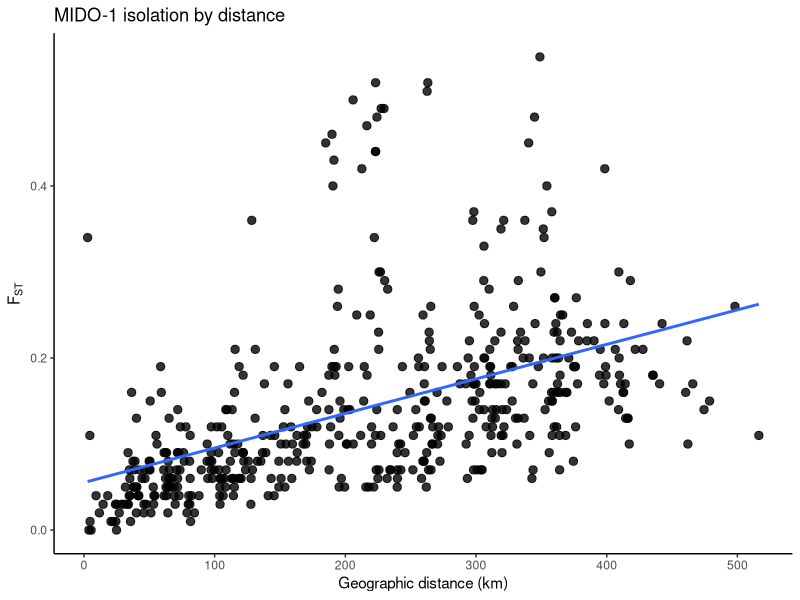
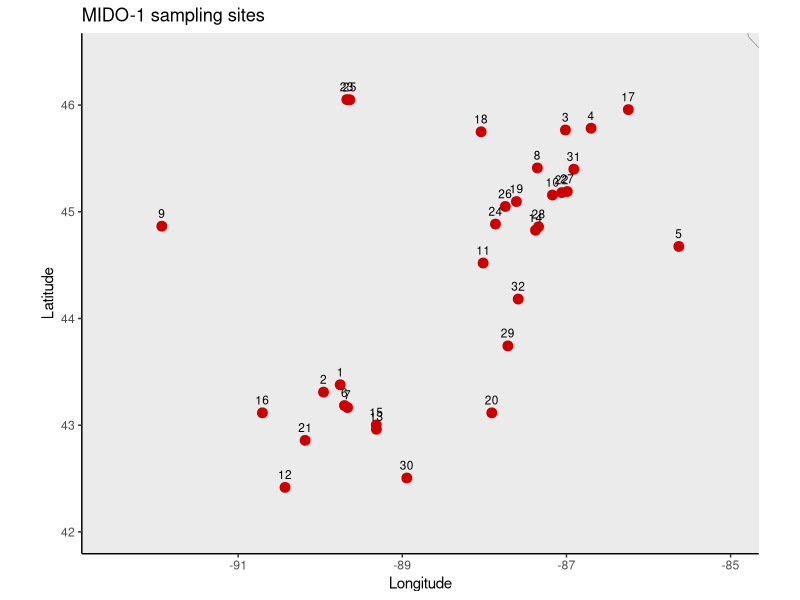

Generate these figures, in order, with R: (Note: this script raises an error after producing the figures.)
# -----------------------------
# MIDO-1 Smallmouth Bass
# Euclide et al. 2020
# Table 2 FST + Fig 1 sites
# -----------------------------

library(dplyr)
library(geosphere)
library(ggplot2)
library(maps)

# -----------------------------
# paths
# -----------------------------
setwd("/Users/johnmccall/Library/CloudStorage/OneDrive-TheOhioStateUniversity/Spring_2026/Landgen_DGS/DGS-Patterns-of-Fish-Diversity/DGS-Patterns-of-Fish-Diversity/Objective 2/Data/MIDO-1")

# -----------------------------
# site key in FST / paper order
# -----------------------------
site_key <- data.frame(
  site = 1:32,
  code = c(
    "APS1", "APS2", "LBDN", "BBDN", "BOAR", "BPS1", "BPS2", "CEDR",
    "CHCF", "EPFC", "FOXR", "GALR", "LKEG", "LSTB", "LWAU", "LWIR",
    "MANI", "MENA", "MENB", "MILR", "MINE", "NBLM", "NEBL", "OCON",
    "PALL", "PESH", "ROWB", "SAWH", "SHEB", "USHF", "WASH", "WTWI"
  ),
  stringsAsFactors = FALSE
)

# -----------------------------
# sites (site, lat, lon ONLY)
# best-available named waterbody anchors matched to paper sites
# site numbering preserved from current script
# -----------------------------
MIDO_1_sites <- data.frame(
  site = 1:32,
  lat = c(
    43.3789,  # 1  APS1  Lake Wisconsin
    43.3100,  # 2  APS2  Lower Wisconsin River
    45.7666,  # 3  LBDN  Little Bay de Noc
    45.7833,  # 4  BBDN  Big Bay de Noc
    44.6753,  # 5  BOAR  Boardman River
    43.1840,  # 6  BPS1  Lower Wisconsin River
    43.1650,  # 7  BPS2  Lower Wisconsin River
    45.4111,  # 8  MENA  Upper Menominee River
    44.8650,  # 9  CHCF  Chippewa River
    45.1569,  # 10 MENB  Lower Menominee River
    44.5200,  # 11 FOXR  Fox River
    42.4170,  # 12 GALR  Galena River
    42.9617,  # 13 LKEG  Lake Kegonsa
    44.8275,  # 14 PESH  Peshtigo River
    43.0019,  # 15 LWAU  Lake Waubesa
    43.1160,  # 16 LWIR  Lower Wisconsin River
    45.9578,  # 17 MANI  Manistique
    45.7500,  # 18 CEDR  Cedar River
    45.0960,  # 19 OCON  Oconto River
    43.1160,  # 20 MILR  Milwaukee River
    42.8580,  # 21 MINE  Pecatonica River
    45.1800,  # 22 WASH  Washington Island
    46.0520,  # 23 NEBL  Nebish Lake
    44.8850,  # 24 EPFC  Ephraim
    46.0500,  # 25 PALL  Pallette Lake
    45.0500,  # 26 LSTB  Sturgeon Bay
    45.1900,  # 27 ROWB  Rowleys Bay
    44.8600,  # 28 SAWH  Sawyer Harbor
    43.7430,  # 29 SHEB  Sheboygan River
    42.5050,  # 30 USHF  Illinois–Fox River
    45.3990,  # 31 NBLM  North Bay
    44.1820   # 32 WTWI  West Twin River
  ),
  lon = c(
    -89.7569,  # 1  APS1
    -89.9600,  # 2  APS2
    -87.0126,  # 3  LBDN
    -86.7001,  # 4  BBDN
    -85.6309,  # 5  BOAR
    -89.7050,  # 6  BPS1
    -89.6670,  # 7  BPS2
    -87.3546,  # 8  MENA
    -91.9300,  # 9  CHCF
    -87.1709,  # 10 MENB
    -88.0150,  # 11 FOXR
    -90.4290,  # 12 GALR
    -89.3157,  # 13 LKEG
    -87.3770,  # 14 PESH
    -89.3172,  # 15 LWAU
    -90.7050,  # 16 LWIR
    -86.2463,  # 17 MANI
    -88.0400,  # 18 CEDR
    -87.6100,  # 19 OCON
    -87.9100,  # 20 MILR
    -90.1840,  # 21 MINE
    -87.0580,  # 22 WASH
    -89.6760,  # 23 NEBL
    -87.8650,  # 24 EPFC
    -89.6400,  # 25 PALL
    -87.7450,  # 26 LSTB
    -86.9900,  # 27 ROWB
    -87.3400,  # 28 SAWH
    -87.7140,  # 29 SHEB
    -88.9450,  # 30 USHF
    -86.9100,  # 31 NBLM
    -87.5880   # 32 WTWI
  )
)

# -----------------------------
# FST matrix (Table 2)
# -----------------------------
MIDO_1_fst <- matrix(0, 32, 32)
rownames(MIDO_1_fst) <- colnames(MIDO_1_fst) <- site_key$site

MIDO_1_fst[2,1] <- 0.04
MIDO_1_fst[3,1] <- 0.17; MIDO_1_fst[3,2] <- 0.12
MIDO_1_fst[4,1] <- 0.20; MIDO_1_fst[4,2] <- 0.17; MIDO_1_fst[4,3] <- 0.01
MIDO_1_fst[5,1] <- 0.27; MIDO_1_fst[5,2] <- 0.22; MIDO_1_fst[5,3] <- 0.08; MIDO_1_fst[5,4] <- 0.08
MIDO_1_fst[6,1] <- 0.01; MIDO_1_fst[6,2] <- 0.03; MIDO_1_fst[6,3] <- 0.15; MIDO_1_fst[6,4] <- 0.19; MIDO_1_fst[6,5] <- 0.25
MIDO_1_fst[7,1] <- 0.00; MIDO_1_fst[7,2] <- 0.03; MIDO_1_fst[7,3] <- 0.15; MIDO_1_fst[7,4] <- 0.19; MIDO_1_fst[7,5] <- 0.25; MIDO_1_fst[7,6] <- 0.00
MIDO_1_fst[8,1] <- 0.18; MIDO_1_fst[8,2] <- 0.14; MIDO_1_fst[8,3] <- 0.03; MIDO_1_fst[8,4] <- 0.05; MIDO_1_fst[8,5] <- 0.12; MIDO_1_fst[8,6] <- 0.17; MIDO_1_fst[8,7] <- 0.17
MIDO_1_fst[9,1] <- 0.07; MIDO_1_fst[9,2] <- 0.07; MIDO_1_fst[9,3] <- 0.17; MIDO_1_fst[9,4] <- 0.21; MIDO_1_fst[9,5] <- 0.26; MIDO_1_fst[9,6] <- 0.06; MIDO_1_fst[9,7] <- 0.05; MIDO_1_fst[9,8] <- 0.18
MIDO_1_fst[10,1] <- 0.19; MIDO_1_fst[10,2] <- 0.16; MIDO_1_fst[10,3] <- 0.04; MIDO_1_fst[10,4] <- 0.02; MIDO_1_fst[10,5] <- 0.08; MIDO_1_fst[10,6] <- 0.17; MIDO_1_fst[10,7] <- 0.17; MIDO_1_fst[10,8] <- 0.05; MIDO_1_fst[10,9] <- 0.19
MIDO_1_fst[11,1] <- 0.12; MIDO_1_fst[11,2] <- 0.10; MIDO_1_fst[11,3] <- 0.10; MIDO_1_fst[11,4] <- 0.12; MIDO_1_fst[11,5] <- 0.19; MIDO_1_fst[11,6] <- 0.10; MIDO_1_fst[11,7] <- 0.10; MIDO_1_fst[11,8] <- 0.08; MIDO_1_fst[11,9] <- 0.13; MIDO_1_fst[11,10] <- 0.09
MIDO_1_fst[12,1] <- 0.06; MIDO_1_fst[12,2] <- 0.04; MIDO_1_fst[12,3] <- 0.10; MIDO_1_fst[12,4] <- 0.15; MIDO_1_fst[12,5] <- 0.22; MIDO_1_fst[12,6] <- 0.04; MIDO_1_fst[12,7] <- 0.05; MIDO_1_fst[12,8] <- 0.13; MIDO_1_fst[12,9] <- 0.07; MIDO_1_fst[12,10] <- 0.15; MIDO_1_fst[12,11] <- 0.07
MIDO_1_fst[13,1] <- 0.19; MIDO_1_fst[13,2] <- 0.13; MIDO_1_fst[13,3] <- 0.23; MIDO_1_fst[13,4] <- 0.27; MIDO_1_fst[13,5] <- 0.34; MIDO_1_fst[13,6] <- 0.13; MIDO_1_fst[13,7] <- 0.16; MIDO_1_fst[13,8] <- 0.22; MIDO_1_fst[13,9] <- 0.17; MIDO_1_fst[13,10] <- 0.26; MIDO_1_fst[13,11] <- 0.19; MIDO_1_fst[13,12] <- 0.14
MIDO_1_fst[14,1] <- 0.16; MIDO_1_fst[14,2] <- 0.12; MIDO_1_fst[14,3] <- 0.05; MIDO_1_fst[14,4] <- 0.06; MIDO_1_fst[14,5] <- 0.09; MIDO_1_fst[14,6] <- 0.15; MIDO_1_fst[14,7] <- 0.15; MIDO_1_fst[14,8] <- 0.06; MIDO_1_fst[14,9] <- 0.16; MIDO_1_fst[14,10] <- 0.02; MIDO_1_fst[14,11] <- 0.07; MIDO_1_fst[14,12] <- 0.11; MIDO_1_fst[14,13] <- 0.25
MIDO_1_fst[15,1] <- 0.11; MIDO_1_fst[15,2] <- 0.09; MIDO_1_fst[15,3] <- 0.20; MIDO_1_fst[15,4] <- 0.23; MIDO_1_fst[15,5] <- 0.30; MIDO_1_fst[15,6] <- 0.08; MIDO_1_fst[15,7] <- 0.09; MIDO_1_fst[15,8] <- 0.21; MIDO_1_fst[15,9] <- 0.11; MIDO_1_fst[15,10] <- 0.22; MIDO_1_fst[15,11] <- 0.14; MIDO_1_fst[15,12] <- 0.10; MIDO_1_fst[15,13] <- 0.11; MIDO_1_fst[15,14] <- 0.20
MIDO_1_fst[16,1] <- 0.04; MIDO_1_fst[16,2] <- 0.02; MIDO_1_fst[16,3] <- 0.13; MIDO_1_fst[16,4] <- 0.18; MIDO_1_fst[16,5] <- 0.24; MIDO_1_fst[16,6] <- 0.01; MIDO_1_fst[16,7] <- 0.02; MIDO_1_fst[16,8] <- 0.16; MIDO_1_fst[16,9] <- 0.05; MIDO_1_fst[16,10] <- 0.17; MIDO_1_fst[16,11] <- 0.10; MIDO_1_fst[16,12] <- 0.03; MIDO_1_fst[16,13] <- 0.10; MIDO_1_fst[16,14] <- 0.15; MIDO_1_fst[16,15] <- 0.06
MIDO_1_fst[17,1] <- 0.18; MIDO_1_fst[17,2] <- 0.13; MIDO_1_fst[17,3] <- 0.04; MIDO_1_fst[17,4] <- 0.05; MIDO_1_fst[17,5] <- 0.10; MIDO_1_fst[17,6] <- 0.16; MIDO_1_fst[17,7] <- 0.16; MIDO_1_fst[17,8] <- 0.06; MIDO_1_fst[17,9] <- 0.16; MIDO_1_fst[17,10] <- 0.06; MIDO_1_fst[17,11] <- 0.11; MIDO_1_fst[17,12] <- 0.11; MIDO_1_fst[17,13] <- 0.24; MIDO_1_fst[17,14] <- 0.05; MIDO_1_fst[17,15] <- 0.20; MIDO_1_fst[17,16] <- 0.14
MIDO_1_fst[18,1] <- 0.15; MIDO_1_fst[18,2] <- 0.11; MIDO_1_fst[18,3] <- 0.03; MIDO_1_fst[18,4] <- 0.06; MIDO_1_fst[18,5] <- 0.07; MIDO_1_fst[18,6] <- 0.13; MIDO_1_fst[18,7] <- 0.14; MIDO_1_fst[18,8] <- 0.07; MIDO_1_fst[18,9] <- 0.14; MIDO_1_fst[18,10] <- 0.06; MIDO_1_fst[18,11] <- 0.11; MIDO_1_fst[18,12] <- 0.10; MIDO_1_fst[18,13] <- 0.19; MIDO_1_fst[18,14] <- 0.05; MIDO_1_fst[18,15] <- 0.17; MIDO_1_fst[18,16] <- 0.12; MIDO_1_fst[18,17] <- 0.04
MIDO_1_fst[19,1] <- 0.12; MIDO_1_fst[19,2] <- 0.11; MIDO_1_fst[19,3] <- 0.04; MIDO_1_fst[19,4] <- 0.06; MIDO_1_fst[19,5] <- 0.11; MIDO_1_fst[19,6] <- 0.11; MIDO_1_fst[19,7] <- 0.10; MIDO_1_fst[19,8] <- 0.05; MIDO_1_fst[19,9] <- 0.11; MIDO_1_fst[19,10] <- 0.04; MIDO_1_fst[19,11] <- 0.06; MIDO_1_fst[19,12] <- 0.08; MIDO_1_fst[19,13] <- 0.19; MIDO_1_fst[19,14] <- 0.06; MIDO_1_fst[19,15] <- 0.16; MIDO_1_fst[19,16] <- 0.10; MIDO_1_fst[19,17] <- 0.06; MIDO_1_fst[19,18] <- 0.04
MIDO_1_fst[20,1] <- 0.12; MIDO_1_fst[20,2] <- 0.10; MIDO_1_fst[20,3] <- 0.07; MIDO_1_fst[20,4] <- 0.09; MIDO_1_fst[20,5] <- 0.11; MIDO_1_fst[20,6] <- 0.11; MIDO_1_fst[20,7] <- 0.11; MIDO_1_fst[20,8] <- 0.08; MIDO_1_fst[20,9] <- 0.12; MIDO_1_fst[20,10] <- 0.07; MIDO_1_fst[20,11] <- 0.08; MIDO_1_fst[20,12] <- 0.10; MIDO_1_fst[20,13] <- 0.21; MIDO_1_fst[20,14] <- 0.05; MIDO_1_fst[20,15] <- 0.16; MIDO_1_fst[20,16] <- 0.11; MIDO_1_fst[20,17] <- 0.06; MIDO_1_fst[20,18] <- 0.06; MIDO_1_fst[20,19] <- 0.05
MIDO_1_fst[21,1] <- 0.06; MIDO_1_fst[21,2] <- 0.04; MIDO_1_fst[21,3] <- 0.17; MIDO_1_fst[21,4] <- 0.21; MIDO_1_fst[21,5] <- 0.29; MIDO_1_fst[21,6] <- 0.03; MIDO_1_fst[21,7] <- 0.04; MIDO_1_fst[21,8] <- 0.20; MIDO_1_fst[21,9] <- 0.07; MIDO_1_fst[21,10] <- 0.20; MIDO_1_fst[21,11] <- 0.12; MIDO_1_fst[21,12] <- 0.05; MIDO_1_fst[21,13] <- 0.14; MIDO_1_fst[21,14] <- 0.17; MIDO_1_fst[21,15] <- 0.09; MIDO_1_fst[21,16] <- 0.02; MIDO_1_fst[21,17] <- 0.17; MIDO_1_fst[21,18] <- 0.16; MIDO_1_fst[21,19] <- 0.14; MIDO_1_fst[21,20] <- 0.14
MIDO_1_fst[22,1] <- 0.20; MIDO_1_fst[22,2] <- 0.18; MIDO_1_fst[22,3] <- 0.05; MIDO_1_fst[22,4] <- 0.04; MIDO_1_fst[22,5] <- 0.08; MIDO_1_fst[22,6] <- 0.20; MIDO_1_fst[22,7] <- 0.20; MIDO_1_fst[22,8] <- 0.04; MIDO_1_fst[22,9] <- 0.22; MIDO_1_fst[22,10] <- 0.04; MIDO_1_fst[22,11] <- 0.12; MIDO_1_fst[22,12] <- 0.18; MIDO_1_fst[22,13] <- 0.29; MIDO_1_fst[22,14] <- 0.07; MIDO_1_fst[22,15] <- 0.25; MIDO_1_fst[22,16] <- 0.20; MIDO_1_fst[22,17] <- 0.06; MIDO_1_fst[22,18] <- 0.07; MIDO_1_fst[22,19] <- 0.06; MIDO_1_fst[22,20] <- 0.09; MIDO_1_fst[22,21] <- 0.23
MIDO_1_fst[23,1] <- 0.13; MIDO_1_fst[23,2] <- 0.14; MIDO_1_fst[23,3] <- 0.25; MIDO_1_fst[23,4] <- 0.28; MIDO_1_fst[23,5] <- 0.35; MIDO_1_fst[23,6] <- 0.11; MIDO_1_fst[23,7] <- 0.12; MIDO_1_fst[23,8] <- 0.26; MIDO_1_fst[23,9] <- 0.12; MIDO_1_fst[23,10] <- 0.25; MIDO_1_fst[23,11] <- 0.19; MIDO_1_fst[23,12] <- 0.14; MIDO_1_fst[23,13] <- 0.24; MIDO_1_fst[23,14] <- 0.23; MIDO_1_fst[23,15] <- 0.20; MIDO_1_fst[23,16] <- 0.13; MIDO_1_fst[23,17] <- 0.26; MIDO_1_fst[23,18] <- 0.21; MIDO_1_fst[23,19] <- 0.19; MIDO_1_fst[23,20] <- 0.15; MIDO_1_fst[23,21] <- 0.16; MIDO_1_fst[23,22] <- 0.30
MIDO_1_fst[24,1] <- 0.07; MIDO_1_fst[24,2] <- 0.07; MIDO_1_fst[24,3] <- 0.06; MIDO_1_fst[24,4] <- 0.08; MIDO_1_fst[24,5] <- 0.14; MIDO_1_fst[24,6] <- 0.06; MIDO_1_fst[24,7] <- 0.05; MIDO_1_fst[24,8] <- 0.07; MIDO_1_fst[24,9] <- 0.11; MIDO_1_fst[24,10] <- 0.06; MIDO_1_fst[24,11] <- 0.07; MIDO_1_fst[24,12] <- 0.07; MIDO_1_fst[24,13] <- 0.19; MIDO_1_fst[24,14] <- 0.08; MIDO_1_fst[24,15] <- 0.14; MIDO_1_fst[24,16] <- 0.07; MIDO_1_fst[24,17] <- 0.08; MIDO_1_fst[24,18] <- 0.07; MIDO_1_fst[24,19] <- 0.03; MIDO_1_fst[24,20] <- 0.06; MIDO_1_fst[24,21] <- 0.10; MIDO_1_fst[24,22] <- 0.09; MIDO_1_fst[24,23] <- 0.18
MIDO_1_fst[25,1] <- 0.36; MIDO_1_fst[25,2] <- 0.33; MIDO_1_fst[25,3] <- 0.50; MIDO_1_fst[25,4] <- 0.49; MIDO_1_fst[25,5] <- 0.55; MIDO_1_fst[25,6] <- 0.35; MIDO_1_fst[25,7] <- 0.36; MIDO_1_fst[25,8] <- 0.43; MIDO_1_fst[25,9] <- 0.34; MIDO_1_fst[25,10] <- 0.47; MIDO_1_fst[25,11] <- 0.42; MIDO_1_fst[25,12] <- 0.30; MIDO_1_fst[25,13] <- 0.48; MIDO_1_fst[25,14] <- 0.44; MIDO_1_fst[25,15] <- 0.45; MIDO_1_fst[25,16] <- 0.36; MIDO_1_fst[25,17] <- 0.51; MIDO_1_fst[25,18] <- 0.36; MIDO_1_fst[25,19] <- 0.40; MIDO_1_fst[25,20] <- 0.40; MIDO_1_fst[25,21] <- 0.37; MIDO_1_fst[25,22] <- 0.52; MIDO_1_fst[25,23] <- 0.34; MIDO_1_fst[25,24] <- 0.46
MIDO_1_fst[26,1] <- 0.09; MIDO_1_fst[26,2] <- 0.09; MIDO_1_fst[26,3] <- 0.06; MIDO_1_fst[26,4] <- 0.09; MIDO_1_fst[26,5] <- 0.15; MIDO_1_fst[26,6] <- 0.08; MIDO_1_fst[26,7] <- 0.08; MIDO_1_fst[26,8] <- 0.08; MIDO_1_fst[26,9] <- 0.13; MIDO_1_fst[26,10] <- 0.06; MIDO_1_fst[26,11] <- 0.05; MIDO_1_fst[26,12] <- 0.07; MIDO_1_fst[26,13] <- 0.22; MIDO_1_fst[26,14] <- 0.07; MIDO_1_fst[26,15] <- 0.17; MIDO_1_fst[26,16] <- 0.09; MIDO_1_fst[26,17] <- 0.10; MIDO_1_fst[26,18] <- 0.06; MIDO_1_fst[26,19] <- 0.02; MIDO_1_fst[26,20] <- 0.05; MIDO_1_fst[26,21] <- 0.12; MIDO_1_fst[26,22] <- 0.10; MIDO_1_fst[26,23] <- 0.18; MIDO_1_fst[26,24] <- 0.01; MIDO_1_fst[26,25] <- 0.45
MIDO_1_fst[27,1] <- 0.19; MIDO_1_fst[27,2] <- 0.17; MIDO_1_fst[27,3] <- 0.05; MIDO_1_fst[27,4] <- 0.03; MIDO_1_fst[27,5] <- 0.09; MIDO_1_fst[27,6] <- 0.19; MIDO_1_fst[27,7] <- 0.19; MIDO_1_fst[27,8] <- 0.05; MIDO_1_fst[27,9] <- 0.22; MIDO_1_fst[27,10] <- 0.03; MIDO_1_fst[27,11] <- 0.11; MIDO_1_fst[27,12] <- 0.17; MIDO_1_fst[27,13] <- 0.28; MIDO_1_fst[27,14] <- 0.07; MIDO_1_fst[27,15] <- 0.24; MIDO_1_fst[27,16] <- 0.19; MIDO_1_fst[27,17] <- 0.07; MIDO_1_fst[27,18] <- 0.09; MIDO_1_fst[27,19] <- 0.07; MIDO_1_fst[27,20] <- 0.10; MIDO_1_fst[27,21] <- 0.22; MIDO_1_fst[27,22] <- 0.00; MIDO_1_fst[27,23] <- 0.29; MIDO_1_fst[27,24] <- 0.08; MIDO_1_fst[27,25] <- 0.49; MIDO_1_fst[27,26] <- 0.09
MIDO_1_fst[28,1] <- 0.14; MIDO_1_fst[28,2] <- 0.12; MIDO_1_fst[28,3] <- 0.03; MIDO_1_fst[28,4] <- 0.04; MIDO_1_fst[28,5] <- 0.09; MIDO_1_fst[28,6] <- 0.13; MIDO_1_fst[28,7] <- 0.13; MIDO_1_fst[28,8] <- 0.04; MIDO_1_fst[28,9] <- 0.16; MIDO_1_fst[28,10] <- 0.01; MIDO_1_fst[28,11] <- 0.06; MIDO_1_fst[28,12] <- 0.11; MIDO_1_fst[28,13] <- 0.23; MIDO_1_fst[28,14] <- 0.01; MIDO_1_fst[28,15] <- 0.19; MIDO_1_fst[28,16] <- 0.13; MIDO_1_fst[28,17] <- 0.05; MIDO_1_fst[28,18] <- 0.06; MIDO_1_fst[28,19] <- 0.03; MIDO_1_fst[28,20] <- 0.05; MIDO_1_fst[28,21] <- 0.17; MIDO_1_fst[28,22] <- 0.04; MIDO_1_fst[28,23] <- 0.21; MIDO_1_fst[28,24] <- 0.04; MIDO_1_fst[28,25] <- 0.44; MIDO_1_fst[28,26] <- 0.05; MIDO_1_fst[28,27] <- 0.03
MIDO_1_fst[29,1] <- 0.10; MIDO_1_fst[29,2] <- 0.07; MIDO_1_fst[29,3] <- 0.06; MIDO_1_fst[29,4] <- 0.10; MIDO_1_fst[29,5] <- 0.13; MIDO_1_fst[29,6] <- 0.07; MIDO_1_fst[29,7] <- 0.08; MIDO_1_fst[29,8] <- 0.10; MIDO_1_fst[29,9] <- 0.11; MIDO_1_fst[29,10] <- 0.09; MIDO_1_fst[29,11] <- 0.07; MIDO_1_fst[29,12] <- 0.07; MIDO_1_fst[29,13] <- 0.17; MIDO_1_fst[29,14] <- 0.07; MIDO_1_fst[29,15] <- 0.14; MIDO_1_fst[29,16] <- 0.07; MIDO_1_fst[29,17] <- 0.08; MIDO_1_fst[29,18] <- 0.06; MIDO_1_fst[29,19] <- 0.06; MIDO_1_fst[29,20] <- 0.05; MIDO_1_fst[29,21] <- 0.11; MIDO_1_fst[29,22] <- 0.11; MIDO_1_fst[29,23] <- 0.17; MIDO_1_fst[29,24] <- 0.03; MIDO_1_fst[29,25] <- 0.37; MIDO_1_fst[29,26] <- 0.04; MIDO_1_fst[29,27] <- 0.12; MIDO_1_fst[29,28] <- 0.06
MIDO_1_fst[30,1] <- 0.10; MIDO_1_fst[30,2] <- 0.09; MIDO_1_fst[30,3] <- 0.18; MIDO_1_fst[30,4] <- 0.21; MIDO_1_fst[30,5] <- 0.27; MIDO_1_fst[30,6] <- 0.08; MIDO_1_fst[30,7] <- 0.08; MIDO_1_fst[30,8] <- 0.19; MIDO_1_fst[30,9] <- 0.09; MIDO_1_fst[30,10] <- 0.19; MIDO_1_fst[30,11] <- 0.12; MIDO_1_fst[30,12] <- 0.08; MIDO_1_fst[30,13] <- 0.16; MIDO_1_fst[30,14] <- 0.17; MIDO_1_fst[30,15] <- 0.09; MIDO_1_fst[30,16] <- 0.06; MIDO_1_fst[30,17] <- 0.17; MIDO_1_fst[30,18] <- 0.16; MIDO_1_fst[30,19] <- 0.12; MIDO_1_fst[30,20] <- 0.14; MIDO_1_fst[30,21] <- 0.07; MIDO_1_fst[30,22] <- 0.23; MIDO_1_fst[30,23] <- 0.19; MIDO_1_fst[30,24] <- 0.12; MIDO_1_fst[30,25] <- 0.42; MIDO_1_fst[30,26] <- 0.15; MIDO_1_fst[30,27] <- 0.22; MIDO_1_fst[30,28] <- 0.17; MIDO_1_fst[30,29] <- 0.11
MIDO_1_fst[31,1] <- 0.23; MIDO_1_fst[31,2] <- 0.20; MIDO_1_fst[31,3] <- 0.04; MIDO_1_fst[31,4] <- 0.02; MIDO_1_fst[31,5] <- 0.07; MIDO_1_fst[31,6] <- 0.21; MIDO_1_fst[31,7] <- 0.22; MIDO_1_fst[31,8] <- 0.07; MIDO_1_fst[31,9] <- 0.24; MIDO_1_fst[31,10] <- 0.03; MIDO_1_fst[31,11] <- 0.13; MIDO_1_fst[31,12] <- 0.18; MIDO_1_fst[31,13] <- 0.29; MIDO_1_fst[31,14] <- 0.07; MIDO_1_fst[31,15] <- 0.26; MIDO_1_fst[31,16] <- 0.21; MIDO_1_fst[31,17] <- 0.08; MIDO_1_fst[31,18] <- 0.08; MIDO_1_fst[31,19] <- 0.08; MIDO_1_fst[31,20] <- 0.10; MIDO_1_fst[31,21] <- 0.24; MIDO_1_fst[31,22] <- 0.02; MIDO_1_fst[31,23] <- 0.30; MIDO_1_fst[31,24] <- 0.10; MIDO_1_fst[31,25] <- 0.48; MIDO_1_fst[31,26] <- 0.09; MIDO_1_fst[31,27] <- 0.03; MIDO_1_fst[31,28] <- 0.05; MIDO_1_fst[31,29] <- 0.11; MIDO_1_fst[31,30] <- 0.24
MIDO_1_fst[32,1] <- 0.15; MIDO_1_fst[32,2] <- 0.15; MIDO_1_fst[32,3] <- 0.16; MIDO_1_fst[32,4] <- 0.19; MIDO_1_fst[32,5] <- 0.19; MIDO_1_fst[32,6] <- 0.14; MIDO_1_fst[32,7] <- 0.14; MIDO_1_fst[32,8] <- 0.17; MIDO_1_fst[32,9] <- 0.14; MIDO_1_fst[32,10] <- 0.14; MIDO_1_fst[32,11] <- 0.15; MIDO_1_fst[32,12] <- 0.14; MIDO_1_fst[32,13] <- 0.28; MIDO_1_fst[32,14] <- 0.12; MIDO_1_fst[32,15] <- 0.21; MIDO_1_fst[32,16] <- 0.15; MIDO_1_fst[32,17] <- 0.14; MIDO_1_fst[32,18] <- 0.12; MIDO_1_fst[32,19] <- 0.12; MIDO_1_fst[32,20] <- 0.09; MIDO_1_fst[32,21] <- 0.19; MIDO_1_fst[32,22] <- 0.19; MIDO_1_fst[32,23] <- 0.21; MIDO_1_fst[32,24] <- 0.11; MIDO_1_fst[32,25] <- 0.52; MIDO_1_fst[32,26] <- 0.12; MIDO_1_fst[32,27] <- 0.18; MIDO_1_fst[32,28] <- 0.12; MIDO_1_fst[32,29] <- 0.08; MIDO_1_fst[32,30] <- 0.18; MIDO_1_fst[32,31] <- 0.19

MIDO_1_fst[upper.tri(MIDO_1_fst)] <- t(MIDO_1_fst)[upper.tri(MIDO_1_fst)]
MIDO_1_fst[MIDO_1_fst < 0] <- 0
diag(MIDO_1_fst) <- 0

# -----------------------------
# pairwise geographic distances for IBD
# -----------------------------
coords <- MIDO_1_sites %>% select(lon, lat)
geo_dist_km <- geosphere::distm(coords, fun = geosphere::distHaversine) / 1000
rownames(geo_dist_km) <- colnames(geo_dist_km) <- MIDO_1_sites$site

ibd_df <- data.frame(
  site1   = rownames(MIDO_1_fst)[row(MIDO_1_fst)[upper.tri(MIDO_1_fst)]],
  site2   = colnames(MIDO_1_fst)[col(MIDO_1_fst)[upper.tri(MIDO_1_fst)]],
  fst     = MIDO_1_fst[upper.tri(MIDO_1_fst)],
  dist_km = geo_dist_km[upper.tri(geo_dist_km)]
)

# -----------------------------
# map of sampling sites
# -----------------------------
world_map <- map_data("world")
usa_map   <- subset(world_map, region %in% c("USA", "Canada"))

map_df <- MIDO_1_sites %>%
  mutate(label = as.character(site))

p_map <- ggplot() +
  geom_polygon(
    data = usa_map,
    aes(x = long, y = lat, group = group),
    fill = "grey92",
    color = "grey55",
    linewidth = 0.2
  ) +
  geom_point(
    data = map_df,
    aes(x = lon, y = lat),
    color = "red3",
    size = 3
  ) +
  geom_text(
    data = map_df,
    aes(x = lon, y = lat, label = label),
    nudge_y = 0.12,
    size = 3.0
  ) +
  coord_fixed(
    ratio = 1.3,
    xlim = range(map_df$lon) + c(-0.6, 0.6),
    ylim = range(map_df$lat) + c(-0.4, 0.4)
  ) +
  theme_classic() +
  labs(
    x = "Longitude",
    y = "Latitude",
    title = "MIDO-1 sampling sites"
  )

# -----------------------------
# IBD plot
# -----------------------------
p_ibd <- ggplot(ibd_df, aes(x = dist_km, y = fst)) +
  geom_point(size = 2.5, alpha = 0.8) +
  geom_smooth(method = "lm", se = FALSE) +
  theme_classic() +
  labs(
    x = "Geographic distance (km)",
    y = expression(F[ST]),
    title = "MIDO-1 isolation by distance"
  )

# -----------------------------
# save RData
# -----------------------------
save(
  MIDO_1_fst,
  MIDO_1_sites,
  file = "/Users/johnmccall/Library/CloudStorage/OneDrive-TheOhioStateUniversity/Spring_2026/Landgen_DGS/DGS-Patterns-of-Fish-Diversity/DGS-Patterns-of-Fish-Diversity/Objective 2/Data/MIDO-1/data/MIDO-1.RData"
)

# -----------------------------
# print outputs
# -----------------------------
print(MIDO_1_sites)
print(round(MIDO_1_fst, 4))
print(head(ibd_df))
print(p_map)
print(p_ibd)
